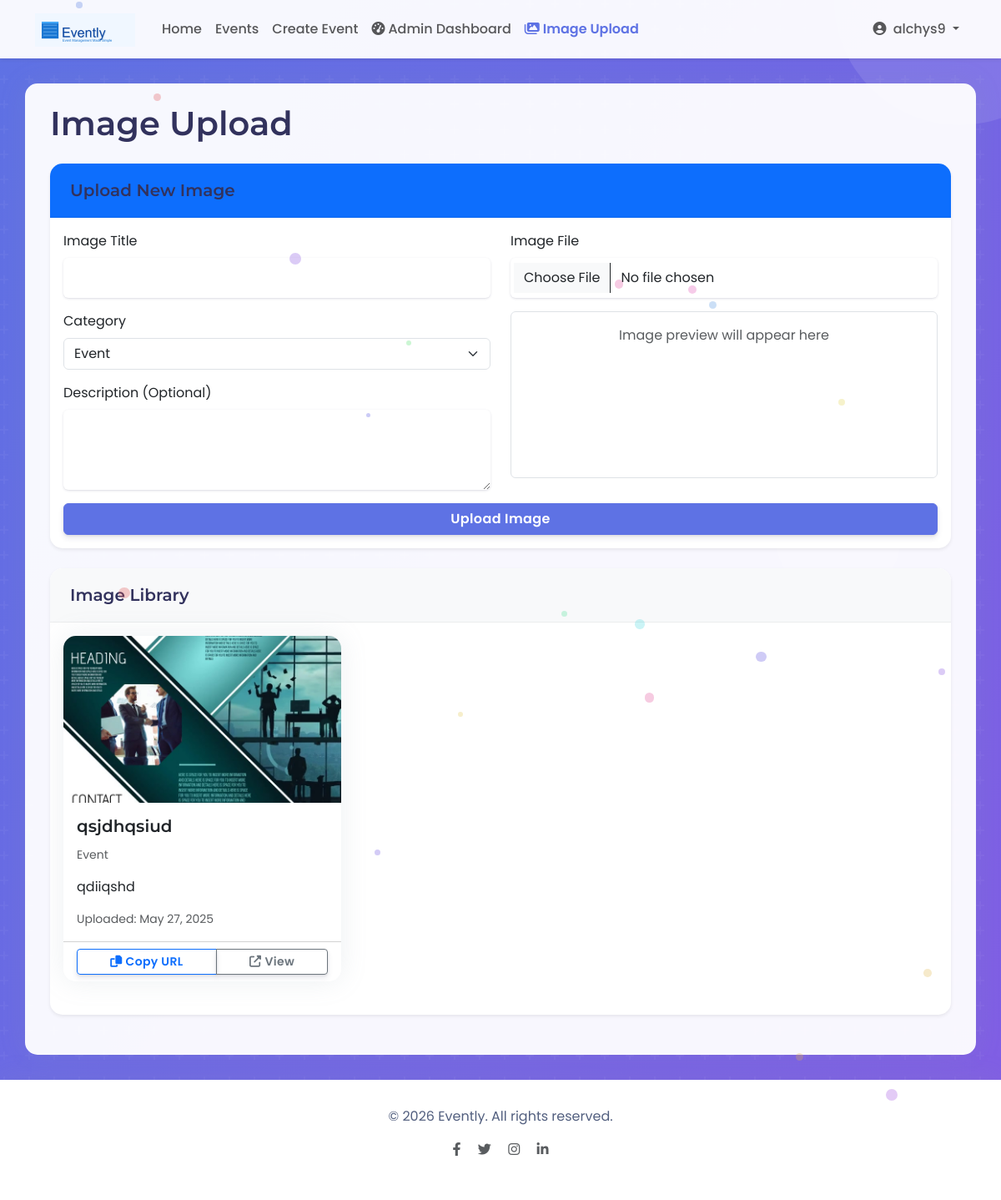
/images/upload/ (signed in), run on the app's committed database.
### events/models.py (models this page shows, shortened)
class ImageLibrary(models.Model):
    IMAGE_CATEGORIES = (
        ('event', 'Event'),
        ('venue', 'Venue'),
        ('banner', 'Banner'),
        ('profile', 'Profile'),
        ('other', 'Other'),
    )
    title = models.CharField(max_length=100)
    image = models.ImageField(upload_to='image_library/')
    category = models.CharField(max_length=20, choices=IMAGE_CATEGORIES, default='other')
    uploaded_by = models.ForeignKey(User, on_delete=models.CASCADE, related_name='uploaded_images')
    upload_date = models.DateTimeField(auto_now_add=True)
    description = models.TextField(blank=True, null=True)
    class Meta:
        verbose_name_plural = 'Image Library'
        ordering = ['-upload_date']

### events/image_upload_views.py (the view, shortened to what this page needs)
# urls.py: path('images/upload/', image_upload_page, name='image_upload_page'),
@login_required
@user_passes_test(is_admin_or_organizer)
def image_upload_page(request):
    images = ImageLibrary.objects.all().order_by('-upload_date')
    return render(request, 'events/image_upload.html', {
        'images': images,
        'title': 'Image Upload'
    })

### events/image_upload_views.py (called while the page is built)
def is_admin_or_organizer(user):
    if user.is_authenticated:
        if user.is_superuser or user.is_staff:
            return True
        if hasattr(user, 'profile'):
            return 'admin' in user.profile.role or 'organizer' in user.profile.role
    return False

### templates/events/image_upload.html (shortened to what this page needs)
{% extends "events/base.html" %}
{% load static %}
{% block content %}
<div class="row mb-4">
    <div class="col-12">
        <h1 class="mb-4">Image Upload</h1>
        <div class="card shadow-sm mb-4">
            <div class="card-header bg-primary text-white">
                <h5 class="mb-0">Upload New Image</h5>
            </div>
            <div class="card-body">
                <form method="POST" enctype="multipart/form-data">
                    <div class="row">
                        <div class="col-md-6">
                            <div class="mb-3">
                                <label for="title" class="form-label">Image Title</label>
                                <input type="text" class="form-control" id="title" name="title" required>
                            </div>
                            <div class="mb-3">
                                <label for="category" class="form-label">Category</label>
                                <select class="form-select" id="category" name="category">
                                    <option value="event">Event</option>
                                </select>
                            </div>
                            <div class="mb-3">
                                <label for="description" class="form-label">Description (Optional)</label>
                                <textarea class="form-control" id="description" name="description" rows="3"></textarea>
                            </div>
                        </div>
                        <div class="col-md-6">
                            <div class="mb-3">
                                <label for="image" class="form-label">Image File</label>
                                <input type="file" class="form-control" id="image" name="image" accept="image/*" required>
                            </div>
                            <div class="mb-3">
                                <div class="image-preview-container mt-3 p-3 border rounded" style="min-height: 200px; text-align: center;">
                                    <p class="text-muted mb-0" id="preview-placeholder">Image preview will appear here</p>
                                </div>
                            </div>
                        </div>
                    </div>
                    <div class="d-grid gap-2">
                        <button type="submit" class="btn btn-primary">Upload Image</button>
                    </div>
                </form>
            </div>
        </div>
        <div class="card shadow-sm">
            <div class="card-header bg-light">
                <h5 class="mb-0">Image Library</h5>
            </div>
            <div class="card-body">
                <div class="row">
                    {% for image in images %}
                    <div class="col-md-4 mb-4">
                        <div class="card h-100">
                            <img src="{{ image.image.url }}" class="card-img-top" alt="{{ image.title }}" style="height: 200px; object-fit: cover;">
                            <div class="card-body">
                                <h5 class="card-title">{{ image.title }}</h5>
                                <p class="card-text small text-muted">{{ image.get_category_display }}</p>
                                {% if image.description %}
                                <p class="card-text">{{ image.description }}</p>
                                {% endif %}
                                <p class="card-text small text-muted">Uploaded: {{ image.upload_date|date:"M d, Y" }}</p>
                            </div>
                            <div class="card-footer bg-white">
                                <div class="btn-group btn-group-sm w-100">
                                    <button class="btn btn-outline-primary copy-url" data-url="{{ image.image.url }}">
                                        <i class="fas fa-copy me-1"></i>Copy URL
                                    </button>
                                    <a href="{{ image.image.url }}" class="btn btn-outline-secondary" target="_blank">
                                        <i class="fas fa-external-link-alt me-1"></i>View
                                    </a>
                                </div>
                            </div>
                        </div>
                    </div>
                    {% empty %}
                    <div class="col-12">
                        <div class="alert alert-info">
                            No images uploaded yet.
                        </div>
                    </div>
                    {% endfor %}
                </div>
            </div>
        </div>
    </div>
</div>
{% endblock %}

### templates/events/base.html (shortened to what this page needs)
<!DOCTYPE html>
<html lang="en">
<head>
    {% load static %}
    <link href="https://cdn.jsdelivr.net/npm/bootstrap@5.3.0/dist/css/bootstrap.min.css" rel="stylesheet">
    <link rel="stylesheet" href="https://cdnjs.cloudflare.com/ajax/libs/font-awesome/6.4.0/css/all.min.css">
    <link href="https://unpkg.com/aos@2.3.1/dist/aos.css" rel="stylesheet">
    <link rel="stylesheet" href="{% static 'css/custom.css' %}">
    <link rel="stylesheet" href="{% static 'css/animations.css' %}">
</head>
<body>
    <nav class="navbar navbar-expand-lg navbar-light bg-light shadow-sm">
        <div class="container">
            <a class="navbar-brand" href="{% url 'home' %}">
                <img src="{% static 'images/evently_logo_small.png' %}" alt="Evently Logo" height="40" class="me-2">
            </a>
            <div class="collapse navbar-collapse" id="navbarNav">
                <ul class="navbar-nav me-auto">
                    <li class="nav-item">
                        <a class="nav-link {% if request.path == '/' %}active{% endif %}" href="{% url 'home' %}">Home</a>
                    </li>
                    <li class="nav-item">
                        <a class="nav-link {% if 'events' in request.path and not 'new' in request.path %}active{% endif %}" href="{% url 'events' %}">Events</a>
                    </li>
                    {% if user.is_authenticated and user.profile.role in 'admin,organizer' %}
                    <li class="nav-item">
                        <a class="nav-link {% if 'simple-create-event' in request.path %}active{% endif %}" href="{% url 'simple_create_event' %}">Create Event</a>
                    </li>
                    <li class="nav-item">
                        <a class="nav-link {% if 'admin/dashboard' in request.path %}active{% endif %}" href="{% url 'admin_dashboard' %}">
                            <i class="fas fa-tachometer-alt me-1"></i>Admin Dashboard
                        </a>
                    </li>
                    <li class="nav-item">
                        <a class="nav-link {% if 'images/upload' in request.path %}active{% endif %}" href="{% url 'image_upload_page' %}">
                            <i class="fas fa-images me-1"></i>Image Upload
                        </a>
                    </li>
                    {% endif %}
                </ul>
                <ul class="navbar-nav">
                    {% if user.is_authenticated %}
                    <li class="nav-item dropdown">
                        <a class="nav-link dropdown-toggle" href="#" id="navbarDropdown" role="button" data-bs-toggle="dropdown" aria-expanded="false">
                            <i class="fas fa-user-circle me-1"></i> {{ user.username }}
                        </a>
                    </li>
                    {% endif %}
                </ul>
            </div>
        </div>
    </nav>
    <div class="container main-content py-4">
        {% block content %}{% endblock %}
    </div>
    <footer class="footer mt-auto">
        <div class="container text-center">
            <p>&copy; {% now "Y" %} Evently. All rights reserved.</p>
            <p>
                <a href="#" class="text-muted mx-2"><i class="fab fa-facebook-f"></i></a>
                <a href="#" class="text-muted mx-2"><i class="fab fa-twitter"></i></a>
                <a href="#" class="text-muted mx-2"><i class="fab fa-instagram"></i></a>
                <a href="#" class="text-muted mx-2"><i class="fab fa-linkedin-in"></i></a>
            </p>
        </div>
    </footer>
</body>
</html>

### static/css/custom.css (style rules this page uses)
:root { --primary-color: #5e72e4; --primary-hover: #324cdd; --secondary-color: #f7fafc; --accent-color: #11cdef; --success-color: #2dce89; --info-color: #11cdef; --warning-color: #fb6340; --danger-color: #f5365c; --dark-color: #212529; --light-color: #f8f9fa; --body-bg: #f8f9fe; --card-shadow: 0 0 2rem 0 rgba(136, 152, 170, .15); --header-height: 70px; --transition-speed: 0.3s; }
body { font-family: 'Poppins', sans-serif; min-height: 100vh; display: flex; flex-direction: column; background-color: var(--body-bg); color: #525f7f; position: relative; overflow-x: hidden; }
h1, h2, h3, h4, h5, h6 { font-family: 'Montserrat', sans-serif; font-weight: 600; color: #32325d; }
.main-content { flex: 1; background-color: rgba(255, 255, 255, 0.95); border-radius: 15px; box-shadow: var(--card-shadow); padding: 30px; margin-top: 30px; margin-bottom: 30px; position: relative; z-index: 1; }
.navbar { background-color: rgba(255, 255, 255, 0.95) !important; box-shadow: 0 0 2rem 0 rgba(136, 152, 170, .15); height: var(--header-height); position: sticky; top: 0; z-index: 1030; transition: all var(--transition-speed); }
.navbar-brand { font-family: 'Montserrat', sans-serif; font-weight: 700; font-size: 1.6rem; color: var(--primary-color) !important; }
.nav-link { font-weight: 500; padding: 0.5rem 1rem; transition: all var(--transition-speed); }
.nav-link.active { color: var(--primary-color) !important; font-weight: 600; }
.btn { font-weight: 600; letter-spacing: 0.025em; text-transform: none; box-shadow: 0 4px 6px rgba(50, 50, 93, .11), 0 1px 3px rgba(0, 0, 0, .08); transition: all var(--transition-speed); }
.btn-primary { background-color: var(--primary-color); border-color: var(--primary-color); }
.card { border: none; border-radius: 15px; box-shadow: var(--card-shadow); transition: all var(--transition-speed); overflow: hidden; }
.card-header { background-color: white; border-bottom: 1px solid rgba(0, 0, 0, .05); padding: 1.25rem 1.5rem; }
.card-title { margin-bottom: 0.75rem; font-weight: 600; }
.footer { background-color: white; padding: 2rem 0; margin-top: 2rem; box-shadow: 0 -0.5rem 1.5rem rgba(136, 152, 170, .1); position: relative; z-index: 1; }
.footer a { color: #8898aa; transition: all var(--transition-speed); }
.form-control { border-radius: 0.375rem; box-shadow: 0 1px 3px rgba(50, 50, 93, .15), 0 1px 0 rgba(0, 0, 0, .02); border: 0; transition: box-shadow .15s ease; padding: 0.75rem 1rem; }
.fade-in { animation: fadeIn 1s ease-in-out; }
.shadow-sm { box-shadow: 0 0.125rem 0.25rem rgba(0, 0, 0, 0.075) !important; }

### static/css/animations.css (style rules this page uses)
.pulse-effect { animation: pulse 3s infinite; transform-origin: center; }
.floating-animation { animation: floating 5s ease-in-out infinite; }
.glow-effect { animation: glow 4s ease-in-out infinite alternate; }
.card { transition: transform 0.3s ease; transform-style: preserve-3d; }
.fade-in { animation: fade-in 0.8s forwards; opacity: 0; }
.navbar-brand img { transition: transform 0.3s ease; }
.btn { position: relative; overflow: hidden; z-index: 1; transition: all 0.3s ease; }
.btn::before { content: ''; position: absolute; top: 0; left: -100%; width: 100%; height: 100%; background: linear-gradient(90deg, transparent, rgba(255,255,255,0.2), transparent); transition: all 0.6s ease; z-index: -1; }

### data on the page
ImageLibrary: title "qsjdhqsiud", category "Event", description "qdiiqshd", upload_date "May 27, 2025"

### other printed values
{{ user.username }} "alchys9"
